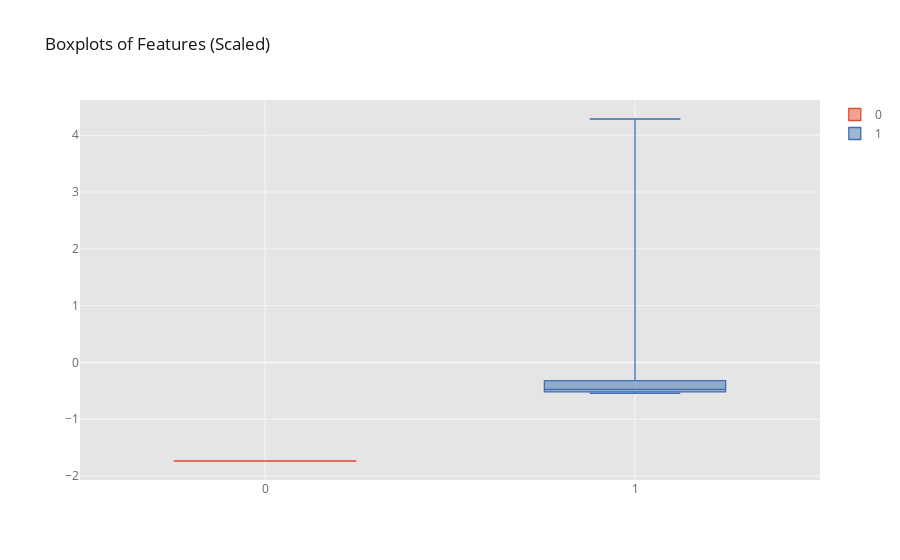

Write notebook code for a chart like this one.
### Code cell
# create scaler object
scaler = StandardScaler()

# define scaled data frame variable

test_scaled = preprocessing.scale(df_test)
test_scaled = pd.DataFrame(test_scaled)
# plot boxplots using scaled data
test_scaled[:1000].iplot(kind='box', title="Boxplots of Features (Scaled)")

### Figure 1 — Plotly figure (JSON) as saved in the notebook; plotly's stock layout.template omitted (floating-point values rounded to 4 significant figures; data arrays with more than 128 entries replaced by an {"elided": "..."} marker saying what was removed)
{"data": [{"boxpoints": false, "line": {"width": 1.3}, "marker": {"color": "rgba(226, 74, 51, 1.0)"}, "name": "0", "orientation": "v", "type": "box", "y": {"elided": "1000 float values"}}, {"boxpoints": false, "line": {"width": 1.3}, "marker": {"color": "rgba(62, 111, 176, 1.0)"}, "name": "1", "orientation": "v", "type": "box", "y": {"elided": "1000 float values"}}], "layout": {"legend": {"bgcolor": "#FFFFFF", "font": {"color": "#666666"}}, "paper_bgcolor": "#FFFFFF", "plot_bgcolor": "#E5E5E5", "title": {"font": {"color": "#151516"}, "text": "Boxplots of Features (Scaled)"}, "xaxis": {"gridcolor": "#F6F6F6", "showgrid": true, "tickfont": {"color": "#666666"}, "title": {"font": {"color": "#666666"}, "text": ""}, "zerolinecolor": "#F6F6F6"}, "yaxis": {"gridcolor": "#F6F6F6", "showgrid": true, "tickfont": {"color": "#666666"}, "title": {"font": {"color": "#666666"}, "text": ""}, "zerolinecolor": "#F6F6F6"}}}
